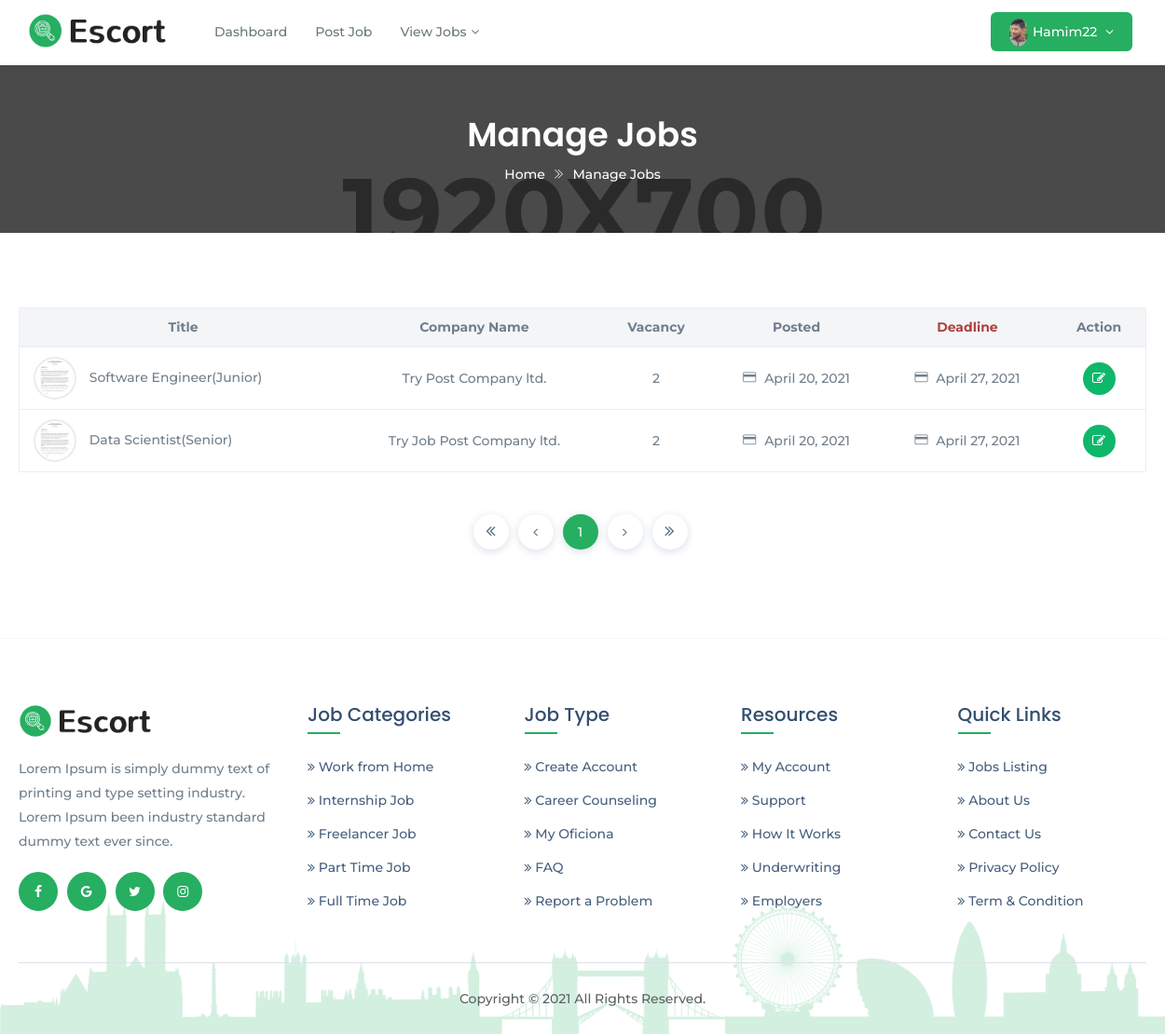
Page /cvrecommender/currentlyOpening/ (signed in) on the earlier database version.
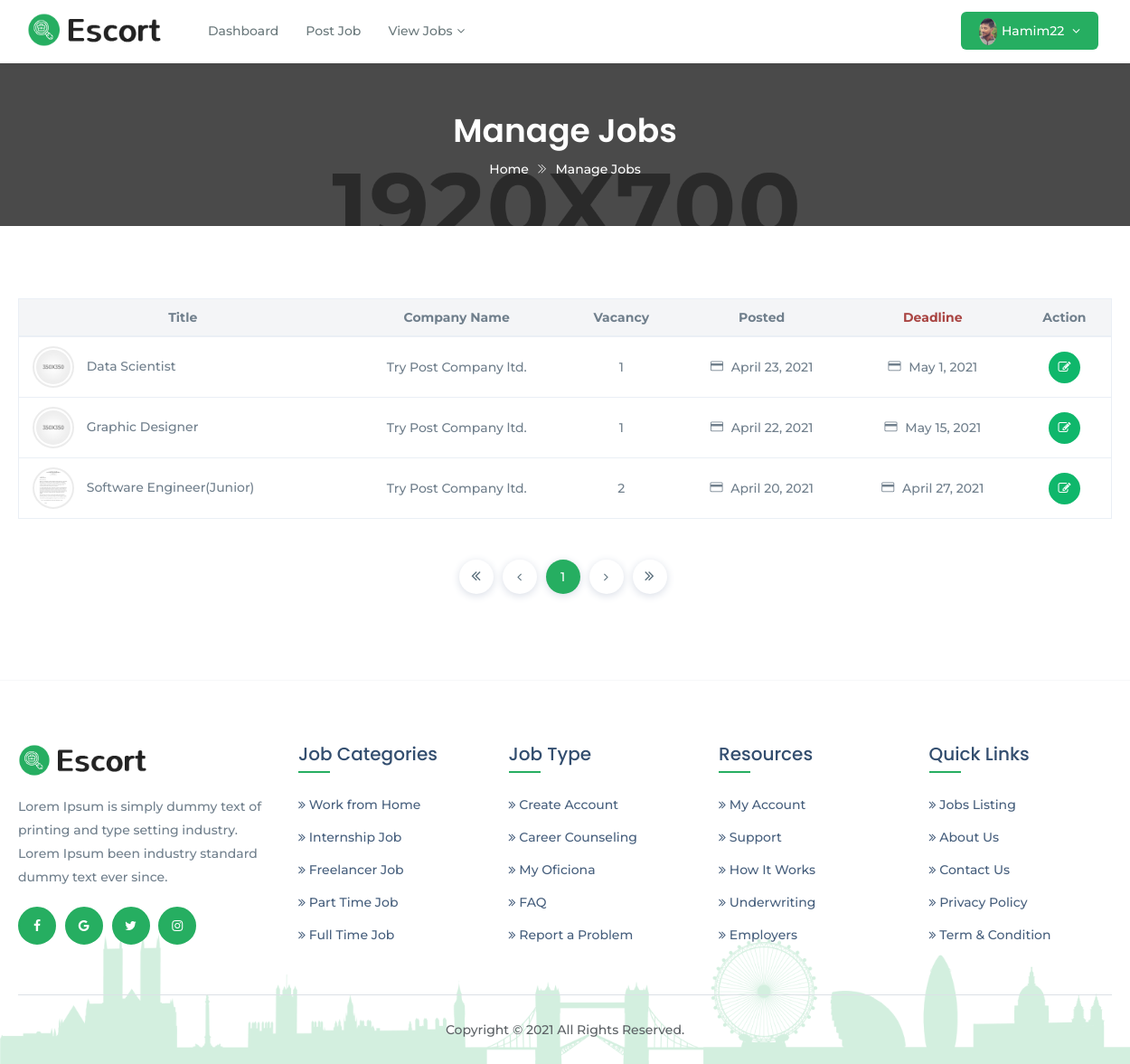
Same page on the later database version.
### cvrecommender/models.py (models this page shows, shortened)
class Job(models.Model):
    title = models.CharField(max_length=200)
    slug = models.SlugField(max_length=200, blank=True,
                            help_text='You may keep it blank')
    company_name = models.CharField(max_length=200)
    starting_date = models.DateField(blank=True, null=True)
    deadline = models.DateField(blank=True, null=True)
    salary = models.PositiveIntegerField()
    vacancy = models.PositiveSmallIntegerField(
        validators=[MinValueValidator(1), MaxValueValidator(50)])
    job_category = models.CharField(max_length=50, choices=JOB_CATEGORY)
    job_type = models.CharField(max_length=20, choices=JOB_TYPE)
    email = models.EmailField(max_length=254,)
    phone = models.CharField(max_length=11, blank=True, null=True)
    company_website = models.URLField()
    logo = models.ImageField(null=True, blank=True)
    address = models.TextField(max_length=200)
    division = models.CharField(max_length=15, choices=CITY)
    description = models.TextField()
    responsibility = models.TextField()
    min_education = models.CharField(max_length=20, choices=EDU)
    cgpa = models.DecimalField(max_digits=3, decimal_places=2)
    experience = models.PositiveSmallIntegerField(
        validators=[MinValueValidator(0), MaxValueValidator(15)])
    skill_req = models.TextField(help_text='Input skills with comma')
    skill_bonus = models.CharField(
        max_length=255, blank=True, null=True, help_text='Input skills with comma')
    status = models.CharField(max_length=20, choices=STATUS)
    publish = models.DateField(auto_now_add=True)
    last_modified = models.DateField(auto_now=True)
    recruiter = models.ForeignKey('account.Recruiter',
                                  on_delete=models.CASCADE,
                                  related_name='jobs')
    applicant = models.ManyToManyField('account.Applicant',
                                       related_name='jobs', blank=True)
    objects = models.Manager()         # default manager
    published = PublishedManager()    # custom manager for all published job post

### custom_decorators/custom_decorator.py (the view)
        def wrapper_function(request, *args, **kwargs):
            group = None
            if request.user.groups.exists():
                group = request.user.groups.all()[0].name
                if group in allowed_group:
                    return view_function(request, *args, **kwargs)
                else:
                    if group == 'applicant':
                        return redirect('applicantdashboard')
                    elif group == 'recruiter':
                        return redirect('recruiterdashboard')
            else:
                return redirect('login')

### cvrecommender/models.py (called while the page is built)
    def get_queryset(self):
        return super(PublishedManager, self).get_queryset()\
                                            .filter(status='publish')

### cvrecommender/views.py (called while the page is built)
@login_required(login_url='login')
@allowed_users(allowed_group=['recruiter'])
def currentOpeningJobs(request):
    opening_jobs = Job.published.filter(recruiter=request.user.recruiter)\
        .order_by('-publish')
    paginator = Paginator(opening_jobs, 3)
    page = request.GET.get('page')
    opening_jobs = paginator.get_page(page)
    return render(request, 'view_current_job.html', {'opening_jobs': opening_jobs})

### cvrecommender/templates/view_current_job.html (shortened to what the changed rows need)
{% load static %}
<!DOCTYPE html>
<html class="no-js" lang="zxx">
  <head>
    <link href="{% static 'assets/plugins/bootstrap/css/bootstrap.min.css' %}" rel="stylesheet">
    <link href="{% static 'assets/plugins/icons/css/icons.css' %}" rel="stylesheet">
    <link href="{% static 'assets/plugins/animate/animate.css' %}" rel="stylesheet">
    <link href="{% static 'assets/plugins/aos-master/aos.css' %}" rel="stylesheet">
    <link href="{% static 'assets/plugins/bootstrap/css/bootsnav.css' %}" rel="stylesheet">
    <link href="{% static 'assets/css/style.css' %}" rel="stylesheet">
    <link href="{% static 'assets/css/responsive.css' %}" rel="stylesheet">
  </head>
  <body class="utf_skin_area">
    <div class="page-title">
      <div class="container">
        <div class="page-caption">
          <h2>Manage Jobs</h2>
        </div>
      </div>
    </div>
    <section class="utf_manage_jobs_area padd-top-80 padd-bot-80">
      <div class="container">
        <div class="table-responsive">
          <table class="table table-lg table-hover">
            <thead>
              <tr>
                <th class="text-center">Title</th>
                <th class="text-center">Company Name</th>
                <th class="text-center">Vacancy</th>
                <th class="text-center">Posted</th>
                <th class="text-danger text-center">Deadline</th>
                <th class="text-center">Action</th>
              </tr>
            </thead>
            <tbody>
            {% for job in opening_jobs %}
              <tr>
                <td>
                  {% if job.logo %}
                    <img src="{{ job.logo.url }}" class="avatar-lg"alt="Company Logo">
                  {% else %}
                    <img src="{% static 'assets/img/company_logo_8.png' %}" class="avatar-lg"alt="Company Logo">
                  {% endif %}
                  {{ job.title }}
                </td>
                <td class="text-center">{{ job.company_name }}</td>
                <td class="text-center">{{ job.vacancy }}</td>
                <td class="text-center"><i class="ti-credit-card"></i> {{ job.publish }}</td>
                <td class="text-center"><i class="ti-credit-card"></i> {{ job.deadline }}</td>
                <td class="text-center"><a href="{% url 'editjob' job.id %}" class="cl-success mrg-5" data-toggle="tooltip" data-original-title="Edit">
                  <i class="fa fa-edit"></i></a>
                </td>
              </tr>
            {% empty %}
              <td colspan="6" class="text-center">You have No Opening Job At This Moment.<br>
                <a href="{% url 'postjob' %}">Click Here</a> To Post a New Job.
              </td>
            {% endfor %}
            </tbody>
          </table>
          <div class="utf_flexbox_area padd-10">
            <ul class="pagination">
              {% for job in opening_jobs.paginator.page_range %}
                {% if opening_jobs.number == job %}
                  <li class="page-item active"><a class="page-link" href="?page={{ job }}">{{ job }}</a> </li>
                {% elif job > opening_jobs.number|add:'-2' and job < opening_jobs.number|add:'2' %}
                  <li class="page-item"><a class="page-link" href="?page={{ job }}">{{ job }}</a> </li>
                {% endif %}
              {% endfor %}
            </ul>
          </div>
        </div>
      </div>
    </section>
  </body>
</html>

Differences in the rows shown:
no longer on this page (row edited): Job: logo (picture), title "Data Scientist(Senior)", company_name "Try Job Post Company ltd.", vacancy "2", publish "April 20, 2021", deadline "April 27, 2021"
added Job: title "Data Scientist", company_name "Try Post Company ltd.", vacancy "1", publish "April 23, 2021", deadline "May 1, 2021"
now on this page (row edited): Job: title "Graphic Designer", company_name "Try Post Company ltd.", vacancy "1", publish "April 22, 2021", deadline "May 15, 2021"
